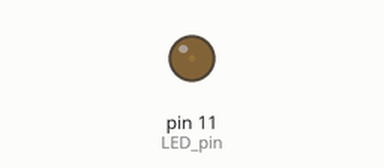
The sketch below on a simulated Arduino Uno, built with avr-gcc and run on an emulated ATmega328P. Shown: output pins drawn as LEDs (lit = HIGH).

Above: at 0.05 s.
At 1.15 s:
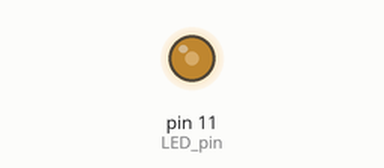
At 2.3 s:
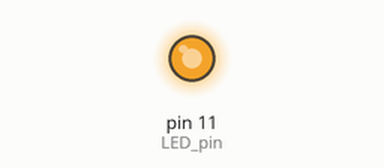
At 4.55 s:
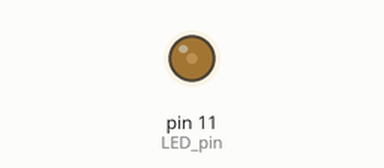
Timing chart, 0 to 6.6 s (numbered marks = the images above):
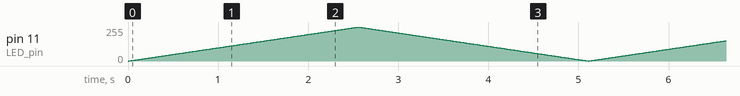

The sketch:

LED_PWM.ino
```cpp
const int LED_pin=11;
int Dtime=10;

void setup() {
  // put your setup code here, to run once:
  pinMode(LED_pin, OUTPUT);
}

void loop() {
  // put your main code here, to run repeatedly:
  int i;
  for(i=0; i<255; i++){
    analogWrite(LED_pin, i);
    delay(Dtime);
  }
  for(i=255; i>0; i--){
    analogWrite(LED_pin, i);
    delay(Dtime);
  }
}
```
